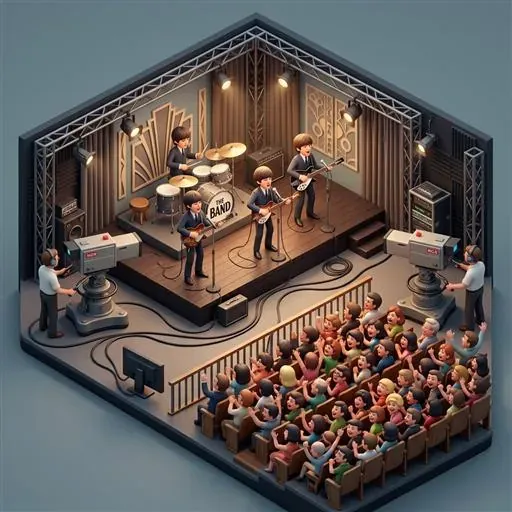
#> input picture assets/questions/art-beatles-ed-sullivan.webp, 512 x 512 px
$ python -i compose_dynamic_screenshots.py   (imports and definitions only)
#> lines starting #> are read from the running program, lines starting #| are printed output that depends on the picture; after the words box and inside, x2 and y2 are one past the last pixel; in counts of white or black regions, pixels touching at a corner belong together
"""Compose the "dynamic" Play screenshot set (1080x1920) for the store-listing
experiment: tilted phone with perspective and a deep shadow bleeding off the
frame, full-bleed copper-to-dark gradient, question art / Minerva bursting past
the phone edge, and an enlarged UI callout.

Usage: python scripts/compose_dynamic_screenshots.py <captures_dir> <out_dir> [1.2]
       python scripts/compose_dynamic_screenshots.py --locale <play_locale> <captures_dir> <out_dir>
              [--listing <json>]   # default assets/store/listing/<play_locale>.json
<captures_dir> holds raw 1080x2340 device captures named per SLIDES below.
Missing captures are skipped so the set can be built incrementally.

--locale builds the 8-slide SLIDES_1_3 set with headline/sub copy from the
listing JSON "screenshots" block, a per-language font (Yu Gothic for Japanese)
and wrapping/shrinking so the copy always fits.
"""
import math
import sys
from pathlib import Path

from PIL import Image, ImageDraw, ImageFilter, ImageFont

ROOT = Path(__file__).resolve().parents[1]
CAPS = OUT = None  # set in __main__; helpers below are imported by compose_ads_creative.py

W, H = 1080, 1920
STATUS_BAR, NAV_BAR = 94, 156       # cropped from the raw 1080x2340 capture
BEZEL, RADIUS = 26, 96

FONT_BLACK = "C:/Windows/Fonts/seguibl.ttf"
FONT_SEMI = "C:/Windows/Fonts/seguisb.ttf"

CREAM = (250, 245, 238)
CREAM_MUTED = (232, 214, 190)
ACCENT = (232, 134, 43)
COPPER = (176, 112, 58)
DARK = (10, 9, 8)
BEZEL_COL = (24, 19, 15)

# name, capture, headline, sub, options
#  art: question webp shown as a bursting card (path under assets/questions)
#  owl: Minerva position ("right"/"left") or None
#  callout: (raw-capture box (l,t,r,b) at 1080x2340, scale, (cx, cy), angle)
SLIDES = [
    dict(name="01-guess", cap="quiz", head="Guess the year", sub="Slide the timeline. No multiple choice.",
         art="evt-chernobyl.webp", art_pos=(-70, 470, 500), owl=None,
         callout=dict(auto="readout", width=340, pos=(905, 1175), angle=7), tilt=-9, scale=720),
    dict(name="02-reveal", cap="reveal", head="Nail the exact year", sub="Up to 1,000 points a question.",
         art=None, owl="right", callout=dict(box=(780, 1385, 1050, 1520), width=380, pos=(300, 1250), angle=-6),
         tilt=8, scale=740),
    dict(name="03-daily", cap="daily_share", head="Share your daily", sub="Eight questions. One shot. Share your score.",
         art=None, owl=None, callout=dict(box=(330, 635, 750, 830), width=440, pos=(820, 1330), angle=6),
         tilt=-8, scale=740),
    dict(name="04-modes", cap="home", head="Five ways to play", sub="Daily, Endless, Survival, Campaign, Topic of the Day.",
         art=None, owl=None, callout=None, tilt=9, scale=760),
    dict(name="05-museum", cap="museum", head="Build your museum", sub="Guess close and keep the artefact.",
         art="art-beatles-ed-sullivan.webp", art_pos=(640, 470, 420), owl=None, callout=None, tilt=-8, scale=740),
    dict(name="06-campaign", cap="campaign", head="Conquer every era", sub="Six worlds, three stars a stage.",
         art=None, owl="left", callout=None, tilt=8, scale=760),
    dict(name="07-dark", cap="home_dark", head="Easy on the eyes", sub="Warm copper in light and dark.",
         art=None, owl=None, callout=None, tilt=-9, scale=760),
]

# The 1.2.0 listing set (captured from build 0ce960ed on the HarryH account).
# Pass "1.2" as the third argument to build it; SLIDES above is the September
# experiment set, which compose_ads_creative.py still draws from.
SLIDES_1_2 = [
    dict(name="01-guess", cap="quiz", head="Guess the year", sub="Slide the timeline. No multiple choice.",
         art=None, owl=None,
         callout=dict(auto="readout", width=360, pos=(860, 1560), angle=7), tilt=-9, scale=740),
    dict(name="02-reveal", cap="reveal", head="Nail the exact year", sub="Up to 1,000 points a question.",
         art=None, owl="right", callout=dict(box=(690, 1340, 1010, 1550), width=380, pos=(300, 1250), angle=-6),
         tilt=8, scale=740),
    dict(name="03-achievements", cap="achievements", head="Earn every badge", sub="28 achievements to unlock.",
         art=None, owl="left", callout=None, tilt=-8, scale=740),
    dict(name="04-modes", cap="home", head="Four ways to play", sub="Daily, Survival, Campaign and Endless.",
         art=None, owl=None, callout=None, tilt=9, scale=760),
    dict(name="05-leaderboard", cap="leaderboard", head="Top the leaderboard", sub="Today, this week and all time.",
         art=None, owl=None, callout=None, tilt=-8, scale=760),
    dict(name="06-museum", cap="museum", head="Build your museum", sub="Guess close and keep the artefact.",
         art="evt-moon-landing.webp", art_pos=(640, 500, 420), owl=None, callout=None, tilt=8, scale=740),
    dict(name="07-dark", cap="home_dark", head="Easy on the eyes", sub="Warm copper in light and dark.",
         art=None, owl=None, callout=None, tilt=-9, scale=760),
]


# The localized 1.3 set (--locale). Copy comes from the listing JSON, so head/sub
# are filled in at build time. Callouts: only the auto-detected readout on
# 01-guess survives; the fixed-box reveal callout from SLIDES_1_2 pointed at
# pixel coordinates of the 1.2 captures and would crop the wrong area of new
# (or translated) captures.
# TODO: re-add a 02-reveal points callout once it can be auto-detected (e.g.
# by scanning the reveal capture for the score pill colour) like find_readout.
SLIDES_1_3 = [
    dict(name="01-guess", cap="quiz", art=None, owl=None,
         callout=dict(auto="readout", width=360, pos=(860, 1560), angle=7), tilt=-9, scale=740),
    # Minerva only where she fits beside the phone: a smaller phone pushed left
    # leaves her a clear strip, so she no longer sits on the reveal story text.
    # 03-campaign and 07-achievements have no owl: the campaign map already shows
    # her, and on achievements she covered the badge cards.
    dict(name="02-reveal", cap="reveal", art=None, owl="right", owl_h=470, shift=-95, callout=None,
         tilt=8, scale=640),
    dict(name="03-campaign", cap="campaign", art=None, owl=None, callout=None, tilt=-8, scale=760),
    dict(name="04-modes", cap="home", art=None, owl=None, callout=None, tilt=9, scale=760),
    dict(name="05-leaderboard", cap="leaderboard", art=None, owl=None, callout=None, tilt=-8, scale=760),
    dict(name="06-museum", cap="museum", art="evt-moon-landing.webp", art_pos=(640, 500, 420), owl=None,
         callout=None, tilt=8, scale=740),
    dict(name="07-achievements", cap="achievements", art=None, owl=None, callout=None, tilt=-8, scale=760),
    dict(name="08-dark", cap="home_dark", art=None, owl=None, callout=None, tilt=-9, scale=760),
]


# ----------------------------------------------------------------- helpers --
# [33 lines left out: functions gradient, background, not called in this run]


def rounded_mask(size, radius):
    m = Image.new("L", size, 0)
    ImageDraw.Draw(m).rounded_rectangle((0, 0, size[0] - 1, size[1] - 1), radius=radius, fill=255)
    return m


# [29 lines left out: functions perspective_coeffs, tilt_sprite, not called in this run]


def phone(capture, sw=740):
#> called with sw = 740
    raw = Image.open(capture).convert("RGB")
#> raw is the input picture: PIL image 512x512 RGB; mean R, G, B 95.8, 88.7, 85.1
    screen = raw.crop((0, STATUS_BAR, raw.width, raw.height - NAV_BAR))
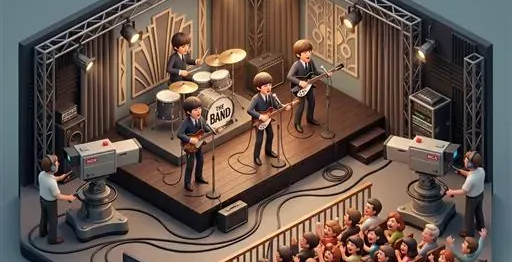
#> screen: PIL image 512x262 RGB; mean R, G, B 101.6, 84.7, 75.3
    screen = screen.resize((sw, round(screen.height * sw / screen.width)), Image.LANCZOS)
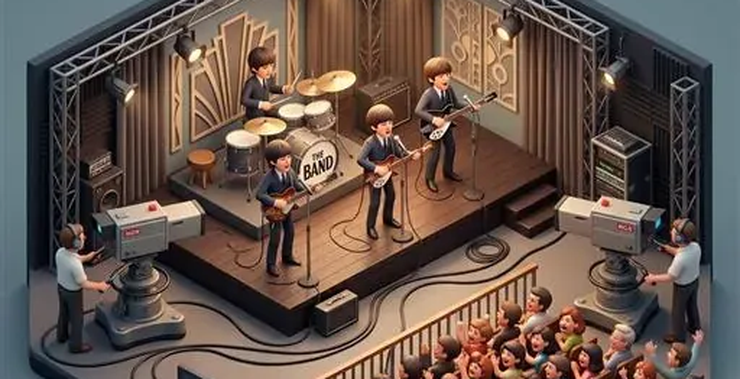
#> screen: PIL image 740x379 RGB; mean R, G, B 101.6, 84.7, 75.3
    fw, fh = sw + BEZEL * 2, screen.height + BEZEL * 2
#> fw = 792; fh = 431
    frame = Image.new("RGBA", (fw, fh), (0, 0, 0, 0))
#> frame: PIL image 792x431 RGBA; every value is 0
    body = Image.new("RGBA", (fw, fh), BEZEL_COL + (255,))
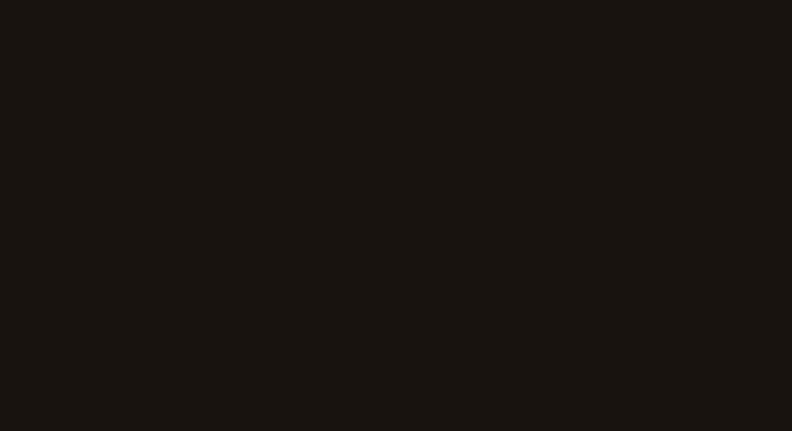
#> body: PIL image 792x431 RGBA; mean R, G, B, A 24, 19, 15, 255
    frame.paste(body, (0, 0), rounded_mask((fw, fh), RADIUS + BEZEL))
#> in rounded_mask, `m = Image.new("L", size, 0)`: m: PIL image 792x431 L; every value is 0
#> in rounded_mask, `ImageDraw.Draw(m).rounded_rectangle((0, 0, size[0] - 1, size[1] - 1), ..`:
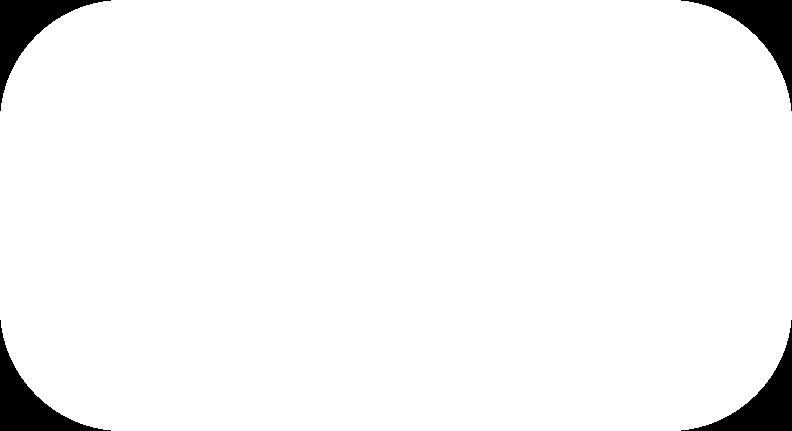
#> m: PIL image 792x431 L; 96.2% white; 4 black regions, box (x1, y1, x2, y2) and area: (0, 0, 111, 111) 3228, (681, 0, 792, 111) 3228, (0, 320, 111, 431) 3228, (681, 320, 792, 431) 3228
    # thin highlight rim
    ImageDraw.Draw(frame).rounded_rectangle((1, 1, fw - 2, fh - 2), radius=RADIUS + BEZEL, outline=(90, 70, 50, 255), width=3)
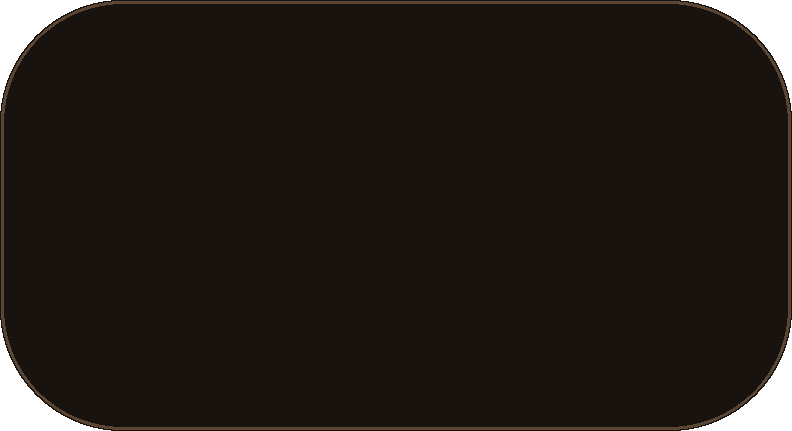
#> frame: PIL image 792x431 RGBA; mean R, G, B, A 24.4, 19.3, 15.1, 245.4; transparent parts drawn white
    frame.paste(screen, (BEZEL, BEZEL), rounded_mask(screen.size, RADIUS))
#> call 2 of rounded_mask, with size = (740, 379), radius = 96
#> in rounded_mask (call 2), `m = Image.new("L", size, 0)`: m: PIL image 740x379 L; every value is 0
#> in rounded_mask (call 2), `ImageDraw.Draw(m).rounded_rectangle((0, 0, size[0] - 1, size[1] - 1), ..`:
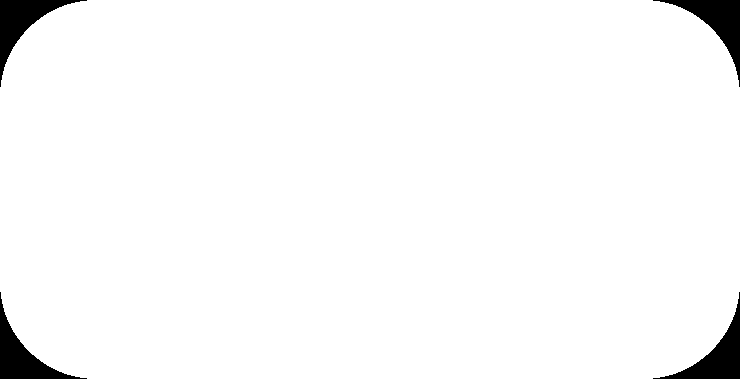
#> m: PIL image 740x379 L; 97.1% white; 4 black regions, box (x1, y1, x2, y2) and area: (0, 0, 87, 87) 2004, (653, 0, 740, 87) 2004, (0, 292, 87, 379) 2004, (653, 292, 740, 379) 2004
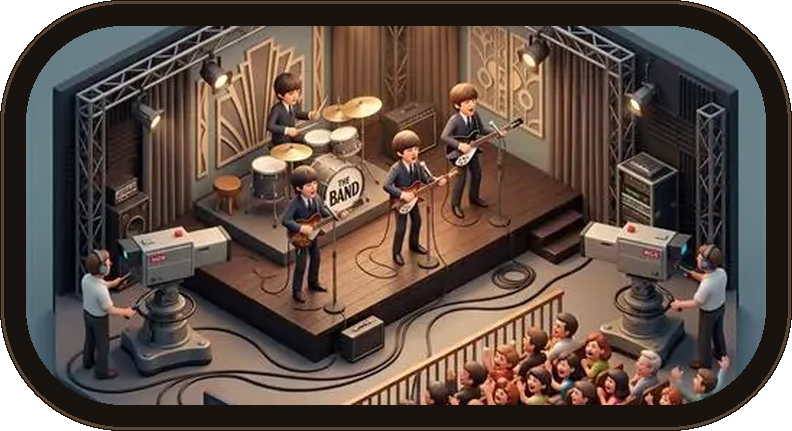
#> frame: PIL image 792x431 RGBA; mean R, G, B, A 86.6, 71.1, 62.2, 245.4; transparent parts drawn white
    return frame


# [85 lines left out: functions shadow_of, composite, art_card, owl_sprite, text_block, text_block_localized, not called in this run]


READOUT_FILL = (249, 237, 224)


def near(a, b, tol=2):
    return all(abs(x - y) <= tol for x, y in zip(a, b))


# [109 lines left out: functions find_readout, callout_sprite, build, localized_slides, parse_args, not called in this run]


# [22 lines not run here, left out]

>>> result = phone('../assets/questions/art-beatles-ed-sullivan.webp')
